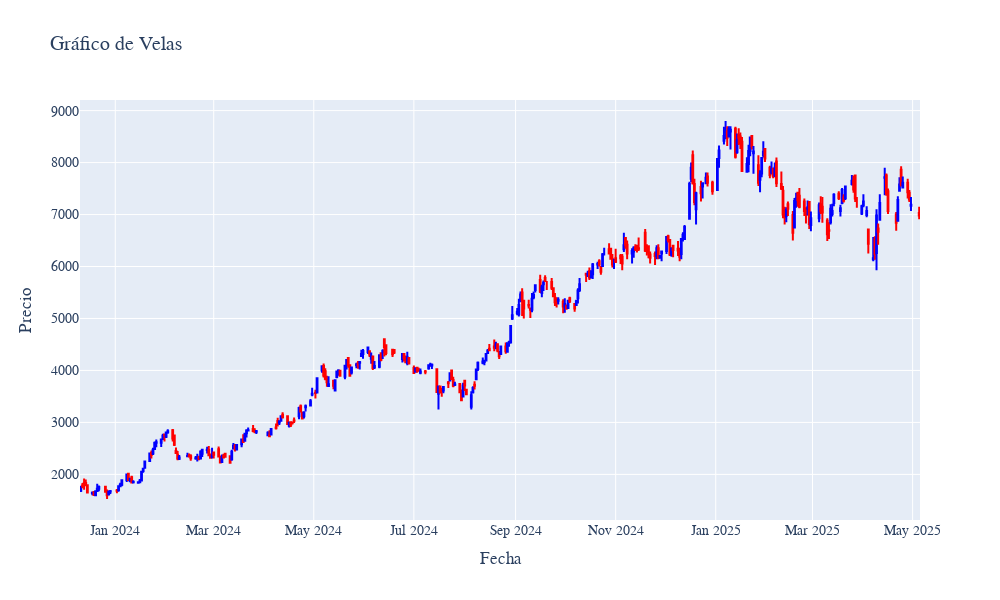

The notebook cell saved with this chart:
### Code cell
import plotly.graph_objects as go

fig = go.Figure(data=[go.Candlestick(
    x=datos.index,
    open=datos['Open'],
    high=datos['High'],
    low=datos['Low'],
    close=datos['Close'],
    increasing_line_color='blue',  # Velas alcistas
    decreasing_line_color='red'    # Velas bajistas
)])

fig.update_layout(
    title='Gráfico de Velas',
    xaxis_title='Fecha',
    yaxis_title='Precio',
    width=1000,
    height=600,
    font=dict(family='calibri', size=14),
    xaxis_rangeslider_visible=False  # Oculta el rango inferior si querés
)

fig.show()

### Figure 1 — Plotly figure (JSON) as saved in the notebook; plotly's stock layout.template omitted (floating-point values rounded to 4 significant figures; data arrays with more than 128 entries replaced by an {"elided": "..."} marker saying what was removed)
{"data": [{"close": {"elided": "340 float values"}, "decreasing": {"line": {"color": "red"}}, "high": {"elided": "340 float values"}, "increasing": {"line": {"color": "blue"}}, "low": {"elided": "340 float values"}, "open": {"elided": "340 float values"}, "type": "candlestick", "x": {"elided": "340 str values"}}], "layout": {"font": {"family": "calibri", "size": 14}, "height": 600, "title": {"text": "Gráfico de Velas"}, "width": 1000, "xaxis": {"rangeslider": {"visible": false}, "title": {"text": "Fecha"}}, "yaxis": {"title": {"text": "Precio"}}}}
